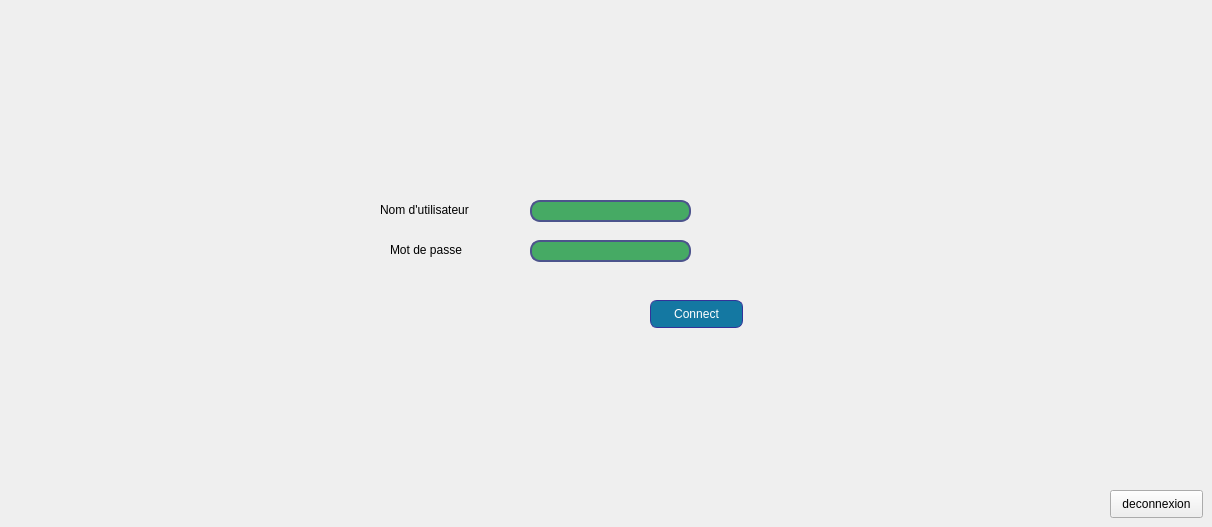
    <widget class="QWidget" name="page_2">
     <widget class="QLabel" name="label_7">
      <property name="geometry">
       <rect>
        <x>390</x>
        <y>240</y>
        <width>91</width>
        <height>20</height>
       </rect>
      </property>
      <property name="text">
       <string>Mot de passe</string>
      </property>
     </widget>
     <widget class="QPushButton" name="pushdeco">
      <property name="geometry">
       <rect>
        <x>1110</x>
        <y>490</y>
        <width>93</width>
        <height>28</height>
       </rect>
      </property>
      <property name="text">
       <string>deconnexion</string>
      </property>
     </widget>
     <widget class="QLabel" name="label_8">
      <property name="geometry">
       <rect>
        <x>380</x>
        <y>200</y>
        <width>111</width>
        <height>20</height>
       </rect>
      </property>
      <property name="text">
       <string>Nom d'utilisateur</string>
      </property>
     </widget>
     <widget class="QLineEdit" name="linemdp">
      <property name="geometry">
       <rect>
        <x>530</x>
        <y>240</y>
        <width>161</width>
        <height>22</height>
       </rect>
      </property>
      <property name="styleSheet">
       <string notr="true">QLineEdit{
border: 2px solid rgb(76,84,140);
border-radius: 10px;
color: #FFF;
padding-left:20px;
padding-right:20px;
background-color:rgb(70, 170, 100);
}
QLineEdit:hover{
border:2px sold ;
	color: rgb(255,100,200);
}
QLineEdit:focus{
border:20px sold rgb(0, 0, 0); 
background-color:rgb(131, 131, 131);
}
</string>
      </property>
     </widget>
     <widget class="QPushButton" name="pushConnect">
      <property name="geometry">
       <rect>
        <x>650</x>
        <y>300</y>
        <width>93</width>
        <height>28</height>
       </rect>
      </property>
      <property name="styleSheet">
       <string notr="true">QPushButton {
color: white;
background-color:rgb(20, 120, 162);
border-width: 1px;
border-color: #339;
border-style: solid;
border-radius: 7;
}
</string>
      </property>
      <property name="text">
       <string>Connect</string>
      </property>
     </widget>
     <widget class="QLineEdit" name="linelogin">
      <property name="geometry">
       <rect>
        <x>530</x>
        <y>200</y>
        <width>161</width>
        <height>22</height>
       </rect>
      </property>
      <property name="styleSheet">
       <string notr="true">QLineEdit{
border: 2px solid rgb(76,84,140);
border-radius: 10px;
color: #FFF;
padding-left:20px;
padding-right:20px;
background-color:rgb(70, 170, 100);
}
QLineEdit:hover{
border:2px sold ;
	color: rgb(255,100,200);
}
QLineEdit:focus{
border:20px sold rgb(0, 0, 0); 
background-color:rgb(131, 131, 131);
}
</string>
      </property>
     </widget>
    </widget>
